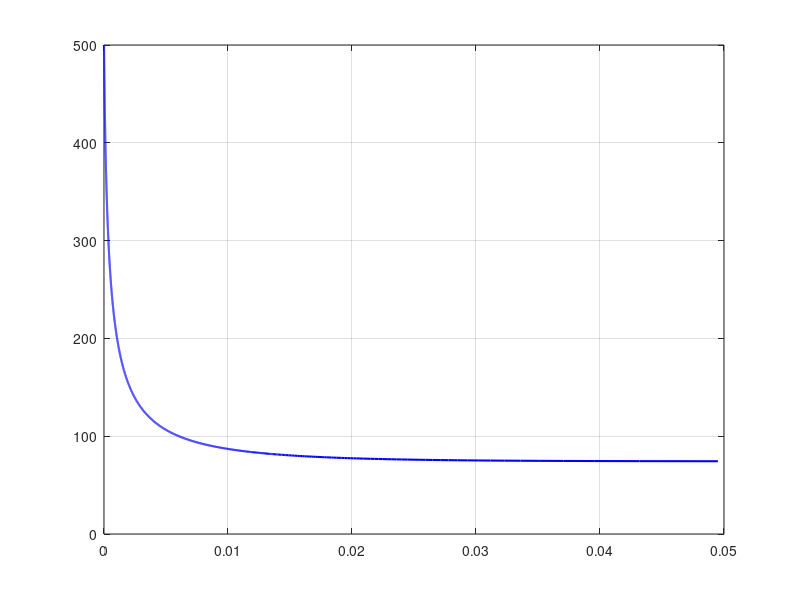

MATLAB code for this plot: (Note: this script raises an error after producing the figure.)
clc;
clear all;

n1=1.411;                           %oil refractive indices
n3=1.33;                            %water
yo=-62*10^(-3);                     %oil/water potential, 0.0001 M KCl, pH 5.8   V

% substrateName = 'Magnetite';
% n2 = 2.42;
% ys = -11*10^(-3);

% substrateName = 'Gold';
% n2 = 3;
% ys = -21*10^(-3);

substrateName = 'Silica';
n2 = 1.448;
ys = -88*10^(-3);


Kb=1.381*10^(-23);                  %Boltzmann constant                 j/kelvin
T=273.15+20;                        %Kelvin

% Parameters for distance-dependent Hamaker calculation
c_light = 2.998e8;
q_ret = 1.185;
hp = 1.055e-34;
Ve = 2.068e16;

e=80;                               %dielectric constant of the aqueous solution
ee=8.854*10^(-12);                  %vacuum permittivity                F/m or C2/(N.m2)
DL=30.3*10^(-9);                    %Debye length, 0.0001 M KCl, pH 5.8     m
k=1/DL;                             %Debye parameter                         1/m

h_start = 0.5;
h_end = 500;
h_step = 0.1;
h = h_start:h_step:h_end;

h_m_all = h*1e-9;

% ============================================================
% Distance-dependent Hamaker calculation
% ============================================================

landa1 = c_light/((pi/2)*Ve)*sqrt(2/(n3^2*(n1^2+n3^2)));
landa2 = c_light/((pi/2)*Ve)*sqrt(2/(n3^2*(n2^2+n3^2)));

I1 = (1 + (h_m_all./landa1).^q_ret).^(-1/q_ret);
I2 = (1 + (h_m_all./landa2).^q_ret).^(-1/q_ret);

A_non = 3*hp*Ve/(8*sqrt(2)) ...
    *(n1^2-n3^2)*(n2^2-n3^2)/(n1^2-n2^2) ...
    .*(I2./sqrt(n2^2+n3^2) - I1./sqrt(n1^2+n3^2));

A_z = 3*Kb*T/4*(1+2*k*h_m_all).*exp(-2*k*h_m_all);

A_t = A_z + A_non;

A_used = A_t;


% EDL parameters
qe = 1.602176634e-19;
z  = 1;
kappa = k;

psi1 = yo;
psi2 = ys;


%% ============================================================
% Pressure calculations
% ============================================================

h_m = h*1e-9;
kh  = kappa*h_m;
% ============================================================
% EDL pressure HHF
% ============================================================

Pi_HHF = e*ee*kappa^2 .* ...
    (2*psi1*psi2.*cosh(kh) - psi1^2 - psi2^2) ./ ...
    (2*sinh(kh).^2);     % Pa
% ============================================================
% EDL pressure SA
% ============================================================

Pi_SA = 2*e*ee*kappa^2*psi1*psi2.*exp(-kh);   % Pa

% ============================================================
% vdW pressure using A(h)
% ============================================================

dA_dh = gradient(A_used, h_m);

DPr_vdW = -(A_used ./ (6*pi*h_m.^3)) ...
          + (dA_dh ./ (12*pi*h_m.^2));   % Pa


% ============================================================
% Gregory compression approximation pressure
% ============================================================

N_A = 6.02214076e23;
C = 0.0001*1000;
ni = C*N_A;

Yeo = z*qe*yo/(Kb*T);
Yes = z*qe*ys/(Kb*T);

PedlComp = zeros(size(h));

for i = 1:length(h)

    kh_i = k*h(i)*1e-9;

    PedlComp(i) = ni*Kb*T * ...
        ( ...
        2*sqrt(1 + 0.25*(Yeo + Yes)^2 * csch(kh_i/2)^2) ...
        - ((Yeo - Yes)^2 * exp(-kh_i)) / ...
          (1 + 0.25*(Yeo + Yes)^2 * csch(kh_i/2)^2) ...
        - 2 ...
        );

end



DPr_dlvoDrainage = PedlComp + DPr_vdW;   % Pi_DLVO_used_for_drainage




%% ============================================================
% Thin-film drainage calculation
% Using Gregory EDL compression approximation + vdW pressure A(h)
% ============================================================

r_drop = 185e-6;
sigma = 51.5e-3;
rho_water = 998.2;
rho_dodecane = 749.5;
mu_water = 1.002e-3;
g = 9.81;

delta_rho = rho_water - rho_dodecane;

c_g = r_drop^2 * sqrt(2*delta_rho*g/(3*sigma));

F_b = (4/3)*pi*r_drop^3*delta_rho*g;
P_b = F_b/(pi*c_g^2);

h_drain_nm = fliplr(h);
Pi_drain = fliplr(DPr_dlvoDrainage);

P_net = P_b - Pi_drain;

idx_eq = find(P_net <= 0, 1, 'first');
equilibrium_found = false;

if isempty(idx_eq)

    h_calc_nm = h_drain_nm;

else

    h_eq_nm = interp1([P_net(idx_eq-1), P_net(idx_eq)], ...
                      [h_drain_nm(idx_eq-1), h_drain_nm(idx_eq)], ...
                      0, 'linear');

    h_calc_nm = h_drain_nm(1:idx_eq-1);
    equilibrium_found = true;

end

time_s = zeros(size(h_calc_nm));

for j = 1:length(h_calc_nm)-1

    h_mid_nm = (h_calc_nm(j) + h_calc_nm(j+1))/2;
    h_mid_m = h_mid_nm*1e-9;

    Pi_mid = interp1(h, DPr_dlvoDrainage, h_mid_nm, 'linear');

    P_net_mid = P_b - Pi_mid;

    V_drain = (2*h_mid_m^3/(3*mu_water*c_g^2)) * P_net_mid;

    dh_m = (h_calc_nm(j) - h_calc_nm(j+1))*1e-9;
    dt_s = dh_m/V_drain;

    time_s(j+1) = time_s(j) + dt_s;

end


figure;

plot(time_s, h_calc_nm, '-b', 'LineWidth', 1.5);
grid on;
hold on;

if equilibrium_found

    yline(h_eq_nm, '--k', sprintf('h_{eq} = %.2f nm', h_eq_nm), ...
        'LabelHorizontalAlignment', 'left', 'LineWidth', 1.1);

    title(['Dodecane-' substrateName '-0.0001 M KCl: predicted stable film thickness']);

    fprintf('Predicted equilibrium film thickness: %.4f nm\n', h_eq_nm);

else

    title(['Dodecane-' substrateName '-0.0001 M KCl: film thinning versus time']);

    fprintf('No stable equilibrium was found within %.1f to %.1f nm.\n', min(h), max(h));
    fprintf('The curve stops at the lower Pi(h) calculation limit (%.1f nm); this is not assigned as rupture.\n', min(h));

end

xlabel('Time (s)');
ylabel('Film thickness, h (nm)');

fprintf('Film radius, c_g = %.4f micrometre\n', c_g*1e6);
fprintf('Buoyancy driving pressure, P_b = %.4f Pa\n', P_b);

%% ============================================================
% Export Excel file
% ============================================================

conditionName = '0p0001M';

output_excel_file = ['DLVO_Drainage_dodecane_' substrateName '_' conditionName '.xlsx'];

% ------- Pressure sheet --------

DPr_DLVO_HHF = Pi_HHF + DPr_vdW;
DPr_DLVO_SA  = Pi_SA + DPr_vdW;
DPr_DLVO_CA  = PedlComp + DPr_vdW;

T_pressure = table( ...
    h(:), ...
    Pi_HHF(:), ...
    Pi_SA(:), ...
    PedlComp(:), ...
    DPr_vdW(:), ...
    DPr_DLVO_HHF(:), ...
    DPr_DLVO_SA(:), ...
    DPr_DLVO_CA(:), ...
    DPr_dlvoDrainage(:), ...
    'VariableNames', { ...
    'h_nm', ...
    'Pi_EDL_HHF', ...
    'Pi_EDL_SA', ...
    'Pi_EDL_CA', ...
    'Pi_vdW', ...
    'Pi_DLVO_HHF', ...
    'Pi_DLVO_SA', ...
    'Pi_DLVO_CA', ...
    'Pi_DLVO_used_for_drainage'} ...
    );

writetable(T_pressure, output_excel_file, 'Sheet', 'Pressure');


% -------- Drainage sheet: final thickness vs time  -------

T_drainage = table( ...
    time_s(:), ...
    h_calc_nm(:), ...
    'VariableNames', { ...
    'Time_s', ...
    'FilmThickness_nm'} ...
    );

writetable(T_drainage, output_excel_file, 'Sheet', 'Drainage');

fprintf('Pressure and drainage data exported to: %s\n', output_excel_file);
